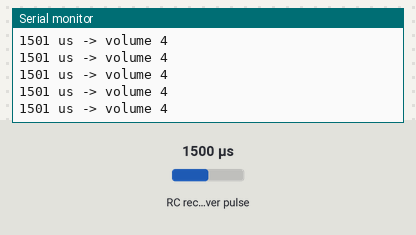
A sketch run on a simulated Arduino Uno, built with avr-gcc and run on an emulated ATmega328P. Parts: the last lines printed to the serial monitor. Wiring (inferred from the names in the program): RC receiver channel: data A0. Inputs (shaded band) come from the test bench; at power-on: RC receiver pulse 1500 µs. Storage starts empty; the audio player accepts every command and is not drawn.

Above: at 1.2 s.
1.3 s: RC receiver pulse (sensor on A0) set to 1020 µs
At 1.33 s:
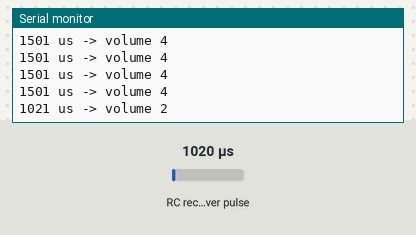
2.8 s: RC receiver pulse (sensor on A0) set to 1250 µs
At 2.83 s:
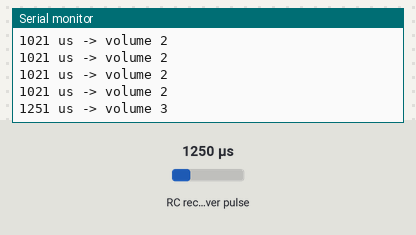
Timing chart, 0 to 5.8 s (numbered marks = the images above; inputs shaded):
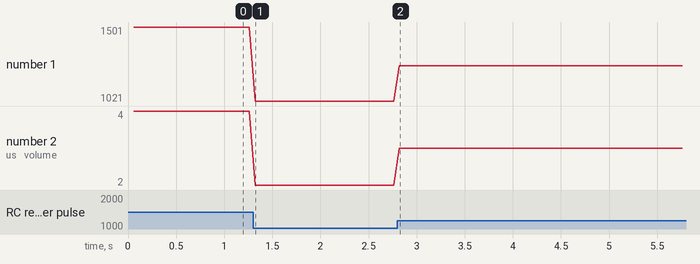

Measured:
- after the input at 1.3 s, the serial monitor: prints a new line at once (image 1)
- after the input at 2.8 s, the serial monitor: prints a new line at once (image 2)
- plotted number 1: 1501 → 1021 after the input at 1.3 s, 1021 → 1251 after the input at 2.8 s
- plotted number 2: 4 → 2 after the input at 1.3 s, 2 → 3 after the input at 2.8 s

The sketch:

rc_car_engen_sound.ino
```cpp
// (licence header left out)
// Include the necessary libraries
#include <SPI.h>
#include <SD.h>
#include <TMRpcm.h>

// Define the pin numbers
#define THROTTLE_PIN A0      // receiver throttle signal (used as a digital input)
#define SPEAKER_PIN 9        // TMRpcm audio output (Timer1)
#define SD_CS_PIN 4          // SD card module chip select

// Sound file on the SD card (8-bit mono WAV)
const char ENGINE_SOUND_FILE[] = "engine.wav";

// RC throttle pulse range (µs)
const unsigned long THROTTLE_MIN_US = 1000;
const unsigned long THROTTLE_MAX_US = 2000;
const unsigned long PULSE_TIMEOUT_US = 25000;  // no pulse within 25 ms -> no signal

// TMRpcm volume range (0-7)
const int VOLUME_IDLE = 2;   // engine idle volume
const int VOLUME_MAX  = 7;   // full throttle volume

// Create TMRpcm object to play audio
TMRpcm audio;

int currentVolume = -1;

void setup() {
  // Initialize serial communication
  Serial.begin(9600);

  pinMode(THROTTLE_PIN, INPUT);

  // Initialize the SD card
  if (!SD.begin(SD_CS_PIN)) {
    Serial.println("SD card init failed - check wiring and card.");
    while (true) {}
  }

  // Initialize audio playback
  audio.speakerPin = SPEAKER_PIN;
  audio.quality(0);   // 0 = normal, 1 = 2x oversampling (needs more CPU)
  audio.setVolume(VOLUME_IDLE);

  // Start playing the engine sound and keep looping it
  audio.loop(1);
  audio.play(ENGINE_SOUND_FILE);
}

void loop() {
  // Read the throttle pulse from the receiver.
  // pulseInLong() uses micros(), so it stays accurate while TMRpcm's
  // audio interrupts are running (plain pulseIn() would read too short).
  unsigned long throttlePulse = pulseInLong(THROTTLE_PIN, HIGH, PULSE_TIMEOUT_US);

  int volume;
  if (throttlePulse == 0) {
    volume = VOLUME_IDLE;   // no receiver signal -> idle sound
  } else {
    throttlePulse = constrain(throttlePulse, THROTTLE_MIN_US, THROTTLE_MAX_US);
    // Map throttle position to engine sound volume
    volume = map(throttlePulse, THROTTLE_MIN_US, THROTTLE_MAX_US, VOLUME_IDLE, VOLUME_MAX);
  }

  // Only change the volume when it actually changes
  if (volume != currentVolume) {
    audio.setVolume(volume);
    currentVolume = volume;
  }

  // Restart the sound if playback stopped for any reason
  if (!audio.isPlaying()) {
    audio.play(ENGINE_SOUND_FILE);
  }

  // Print throttle pulse and volume (for debugging)
  Serial.print(throttlePulse);
  Serial.print(" us -> volume ");
  Serial.println(volume);

  // Short delay to keep the serial output readable
  delay(50);
}
```
